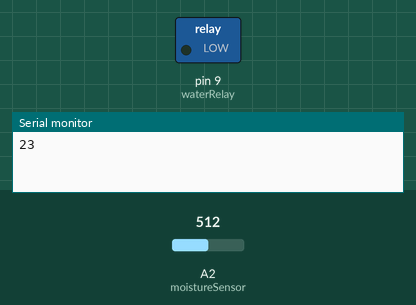
Recording of a sketch running on a simulated Arduino Uno, built with avr-gcc and run on an emulated ATmega328P. Parts: switched loads named in the sketch (green lamp = pin HIGH), the last lines printed to the serial monitor. The test bench sets the inputs (shaded band); at power-on: A2 (moistureSensor) = 512.

Above: at 6.2 s.
6.3 s: A2 (moistureSensor) set to 122
At 9.5 s:
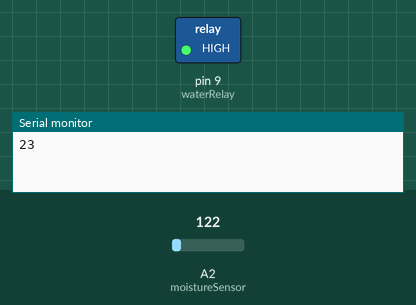
13.3 s: A2 (moistureSensor) set to 399
19.7 s: A2 (moistureSensor) set to 418
At 20.9 s:
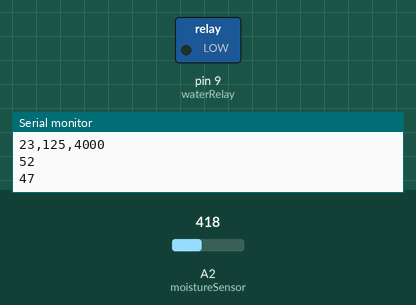
29.4 s: A2 (moistureSensor) set to 247
35.8 s: A2 (moistureSensor) set to 225
At 36.8 s:
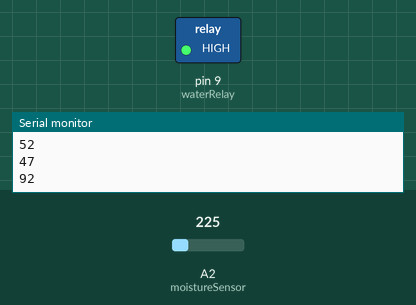
42.2 s: A2 (moistureSensor) set to 511
At 43.1 s:
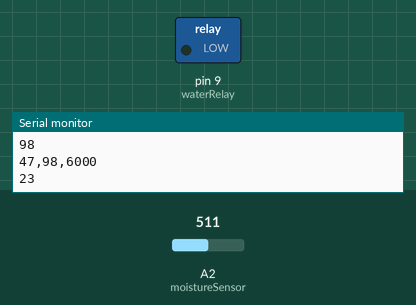
Timing chart, 0 to 52.1 s (numbered marks = the images above; inputs shaded):
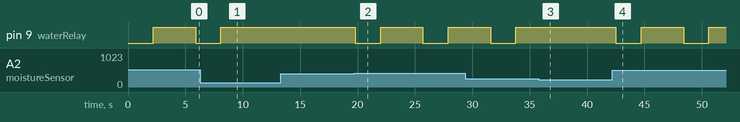

Measured:
- the behaviour switches between 406 and 407 on A2 (moistureSensor) (found by bisection; images 1 and 2)
- the behaviour switches between 236 and 235 on A2 (moistureSensor) (found by bisection; images 2 and 3)
- after the input at 6.3 s, pin 9 (waterRelay): goes on until 8.1 s, then stays HIGH
- after the input at 19.7 s, pin 9 (waterRelay): alternates HIGH for 3.7 s and LOW for 2.2 s, starting after 0.10 s
- after the input at 35.8 s, pin 9 (waterRelay): stays HIGH (without the input it goes to LOW after 1.7 s)
- after the input at 42.2 s, pin 9 (waterRelay): alternates HIGH for 3.7 s and LOW for 2.2 s, starting after 0.31 s

The sketch:

control.ino
```cpp
const int AIR_VALUE = 600;
const int WET_VALUE = 220;
const int PUMP_TIMER = 2000;
const int PAUSE_TIME = 3000;
const int BAUD = 9600;
const int WATERING_THRESHOLD = 95;
const int MONITORING_THRESHOLD = 50;

int soilMoistureAnalogReading = 0;
int soilMoisturePercentage = 0;
int dryReading = 0;

int moistureSensor = A2;
int waterRelay = 9;

void setup() {
  Serial.begin(BAUD);

  pinMode(moistureSensor, INPUT);
  pinMode(waterRelay, OUTPUT);

  // Ensure pump is switched off on startup
  analogWrite(waterRelay, 255);
}

void loop() {
  bool needsWater = checkMoisture(false);
  if (needsWater) {
    handleLowMoisture();
  }
  delay(500);
}

void handleLowMoisture() {
  int counter = 0;
  bool cont = true;
  dryReading = soilMoisturePercentage;

  while (cont) {
    ++counter;
    togglePump(true);
    delay(PUMP_TIMER);
    togglePump(false);
    delay(PAUSE_TIME);
    cont = checkMoisture(true);
    delay(500);
  }

  sendSerialMessage(counter * PUMP_TIMER, true);
}

bool checkMoisture(bool isWatering) {
  const int comparator = isWatering ? WATERING_THRESHOLD : MONITORING_THRESHOLD;
  int previousPercentage = soilMoisturePercentage;
  soilMoistureAnalogReading = analogRead(moistureSensor);
  soilMoisturePercentage = map(soilMoistureAnalogReading, AIR_VALUE, WET_VALUE, 0, 100);
  if (soilMoisturePercentage != previousPercentage) {
    sendSerialMessage(0, false);
  }
  return soilMoisturePercentage <= comparator;
}

void togglePump(bool on) {
  int analogValue = on ? 0 : 255;
  analogWrite(waterRelay, analogValue);
  delay(200);
}

void sendSerialMessage(int duration, bool isWatering) {
  if (isWatering) {
    Serial.print(dryReading);
    Serial.print(",");
    Serial.print(soilMoisturePercentage);
    Serial.print(",");
    Serial.println(duration);
  } else {
    Serial.println(soilMoisturePercentage);
  }
}
```
